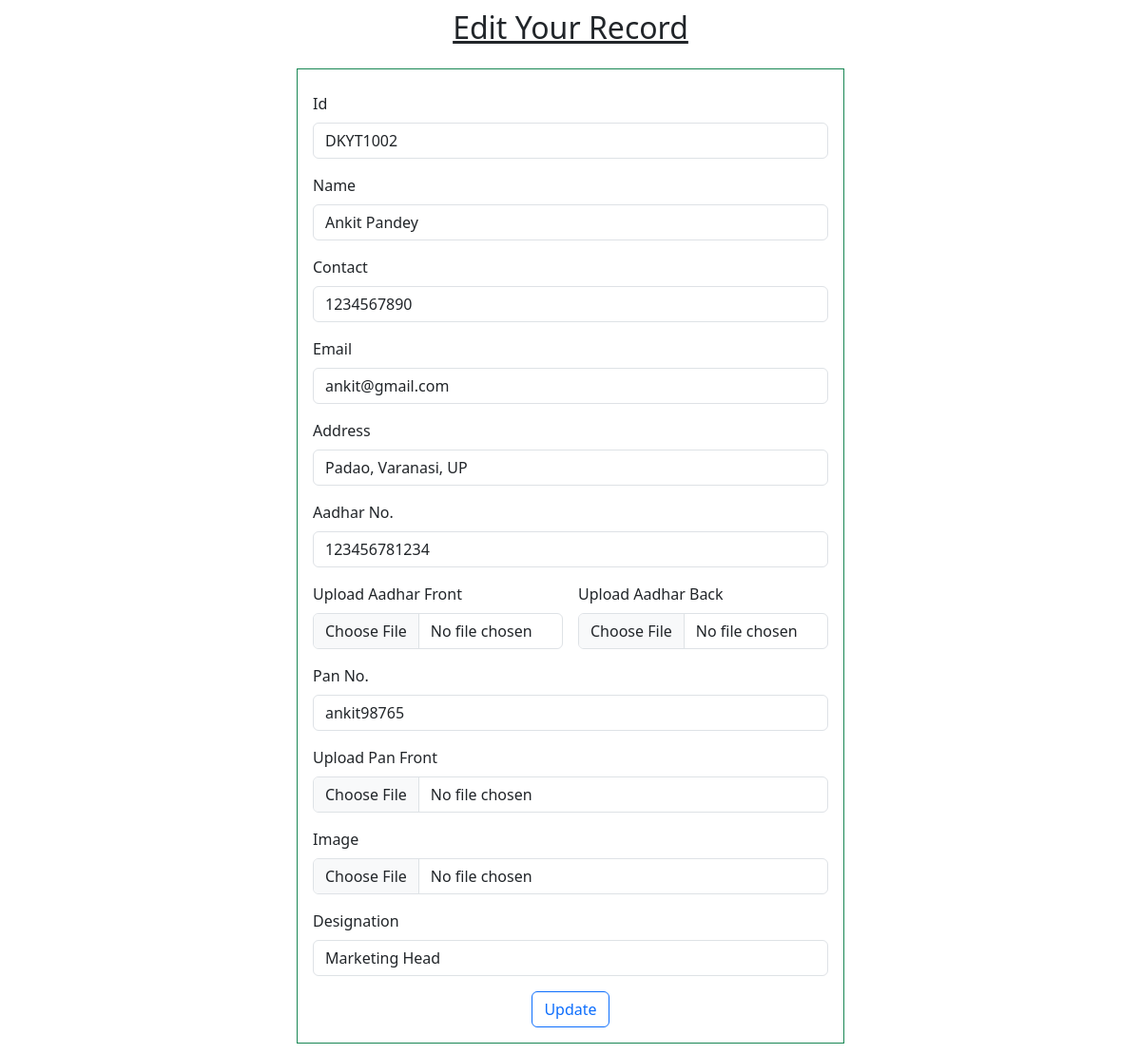
The app's page /edit.php?id=DKYT1002 with its own data.
### tables this page shows
CREATE TABLE `tbl_student` (
  `id` varchar(50) NOT NULL,
  `std_name` varchar(50) NOT NULL,
  `std_contact` varchar(10) NOT NULL,
  `std_email` varchar(50) NOT NULL,
  `std_aadhar` varchar(12) NOT NULL,
  `std_pan` varchar(10) NOT NULL,
  `std_address` varchar(200) NOT NULL,
  `std_designation` varchar(50) NOT NULL,
  `std_aadhar_front_url` varchar(200) NOT NULL,
  `std_aadhar_back_url` varchar(200) NOT NULL,
  `std_pan_front_url` varchar(200) NOT NULL,
  `std_image_url` varchar(200) NOT NULL,
  `std_aadhar_front_name` varchar(50) NOT NULL,
  `std_aadhar_back_name` varchar(50) NOT NULL,
  `std_pan_name` varchar(50) NOT NULL,
  `std_image_name` varchar(50) NOT NULL,
  `status` tinyint(4) NOT NULL DEFAULT '0',
  `on_date` datetime NOT NULL DEFAULT CURRENT_TIMESTAMP
);

### master.php (called while the page is built, shortened)
<?php
$servername = "localhost";
$username = "u144885197_web_user";
$password = "#p4ABjw|UQw9";
$db = "u144885197_web_db";
$conn = mysqli_connect($servername, $username, $password, $db);
function execute_sql($sql, $id)
{
    global $conn;
    $stmt = mysqli_prepare($conn, $sql);
    mysqli_stmt_bind_param($stmt, 's', $id);
    if (mysqli_stmt_execute($stmt)) {
        $result = mysqli_stmt_get_result($stmt);
        return $result;
    } else {
        echo "Error updating record: " . mysqli_stmt_error($stmt);
    }
}

### edit.php (the view, shortened to what this page needs)
<?php
require("common/master.php");
?>
<!DOCTYPE html>
<html lang="en">
<head>
    <link href="https://cdn.jsdelivr.net/npm/bootstrap@5.3.3/dist/css/bootstrap.min.css" rel="stylesheet">
</head>
<body>
    <?php
    if (isset($_GET['id'])) {
        $id = $_GET['id'];
        $sql = "SELECT * FROM tbl_student WHERE id = ?";
        $result = execute_sql($sql, $id);
        if (mysqli_num_rows($result) > 0) {
            $row = mysqli_fetch_assoc($result);
            $name = $row['std_name'];
            $contact = $row['std_contact'];
            $email = $row['std_email'];
            $address = $row['std_address'];
            $aadhar = $row['std_aadhar'];
            $pan = $row['std_pan'];
            $designation = $row['std_designation'];
        } else {
            echo "Record not found.";
            exit();
        }
    } else {
        echo "No ID specified.";
    }
    ?>
    <center style="margin-top: 10px">
        <h2><u>Edit Your Record</u></h2>
    </center>
    <div class="container mt-4 w-50 mb-3">
        <form class="border border-success mx-auto p-3" enctype="multipart/form-data" action="update.php" method="post">
            <div class="mb-3 mt-2">
                <label for="idnumber" class="form-label">Id</label>
                <input type="text" name="id" class="form-control" id="exampleInputEmail1" value="<?php echo $id; ?>" readonly>
            </div>
            <div class="mb-3">
                <label for="name" class="form-label">Name</label>
                <input type="text" name="name" class="form-control" id="exampleInputEmail1" value="<?php echo $name; ?>">
            </div>
            <div class="mb-3">
                <label for="contact" class="form-label">Contact</label>
                <input type="number" name="contact" class="form-control" id="exampleInputEmail1" value="<?php echo $contact; ?>">
            </div>
            <div class="mb-3">
                <label for="email" class="form-label">Email</label>
                <input type="email" name="email" class="form-control" id="exampleInputEmail1" value="<?php echo $email; ?>">
            </div>
            <div class="mb-3">
                <label for="address" class="form-label">Address</label>
                <input type="text" name="address" class="form-control" id="exampleInputEmail1" value="<?php echo $address; ?>">
            </div>
            <div class="mb-3">
                <label for="aadhar" class="form-label">Aadhar No.</label>
                <input type="number" name="aadhar" class="form-control" id="exampleInputEmail1" value="<?php echo $aadhar; ?>">
            </div>
            <div class="row g-3 mb-3">
                <div class="col-md-6">
                    <label for="validationCustom03" class="form-label">Upload Aadhar Front</label>
                    <div class="input-group">
                        <input type="file" name="new_aadhar_front_upload_file" class="form-control" id="inputGroupFile04" aria-describedby="inputGroupFileAddon04" aria-label="Upload">
                    </div>
                </div>
                <div class="col-md-6">
                    <label for="validationCustom03" class="form-label">Upload Aadhar Back</label>
                    <div class="input-group">
                        <input type="file" name="new_aadhar_back_upload_file" class="form-control" id="inputGroupFile04" aria-describedby="inputGroupFileAddon04" aria-label="Upload">
                    </div>
                </div>
            </div>
            <div class="mb-3">
                <label for="pan" class="form-label">Pan No.</label>
                <input type="text" name="pan" class="form-control" id="exampleInputEmail1" value="<?php echo $pan; ?>">
            </div>
            <label for="validationCustom03" class="form-label">Upload Pan Front</label>
            <div class="input-group">
                <input type="file" name="new_pan_front_upload_file" class="form-control mb-3" id="inputGroupFile04" aria-describedby="inputGroupFileAddon04" aria-label="Upload">
            </div>
            <label for="validationCustom03" class="form-label">Image</label>
            <div class="input-group">
                <input type="file" name="new_image_upload_file" class="form-control mb-3" id="inputGroupFile04" aria-describedby="inputGroupFileAddon04" aria-label="Upload">
            </div>
            <div class="mb-3">
                <label for="designation" class="form-label">Designation</label>
                <input type="text" name="designation" class="form-control" id="exampleInputEmail1" value="<?php echo $designation; ?>">
            </div>
            <div class="d-flex justify-content-center">
                <button type="submit" name="submit" class="btn btn-outline-primary">Update</button>
            </div>
        </form>
    </div>
</body>
</html>

### records on screen
tbl_student: name "Ankit Pandey", contact "1234567890", email "ankit@gmail.com", address "Padao, Varanasi, UP", aadhar "123456781234", pan "ankit98765", designation "Marketing Head"
